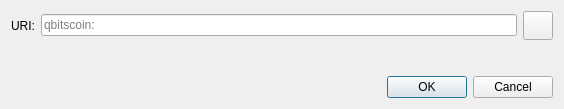
<?xml version="1.0" encoding="UTF-8"?>
<ui version="4.0">
 <class>OpenURIDialog</class>
 <widget class="QDialog" name="OpenURIDialog">
  <property name="geometry">
   <rect>
    <x>0</x>
    <y>0</y>
    <width>564</width>
    <height>109</height>
   </rect>
  </property>
  <property name="windowTitle">
   <string>Open qbitscoin URI</string>
  </property>
  <layout class="QVBoxLayout" name="verticalLayout">
   <item>
    <layout class="QHBoxLayout" name="horizontalLayout">
     <item>
      <widget class="QLabel" name="label">
       <property name="text">
        <string>URI:</string>
       </property>
      </widget>
     </item>
     <item>
      <widget class="QValidatedLineEdit" name="uriEdit">
       <property name="placeholderText">
        <string notr="true">qbitscoin:</string>
       </property>
      </widget>
     </item>
     <item>
      <widget class="QToolButton" name="pasteButton">
       <property name="toolTip">
        <string extracomment="Tooltip text for button that allows you to paste an address that is in your clipboard.">Paste address from clipboard</string>
       </property>
       <property name="text">
        <string/>
       </property>
       <property name="icon">
        <iconset resource="../qbitscoin.qrc">
         <normaloff>:/icons/editpaste</normaloff>:/icons/editpaste
        </iconset>
       </property>
       <property name="iconSize">
        <size>
         <width>22</width>
         <height>22</height>
        </size>
       </property>
      </widget>
     </item>
    </layout>
   </item>
   <item>
    <spacer name="verticalSpacer">
     <property name="orientation">
      <enum>Qt::Vertical</enum>
     </property>
     <property name="sizeHint" stdset="0">
      <size>
       <width>20</width>
       <height>40</height>
      </size>
     </property>
    </spacer>
   </item>
   <item>
    <widget class="QDialogButtonBox" name="buttonBox">
     <property name="orientation">
      <enum>Qt::Horizontal</enum>
     </property>
     <property name="standardButtons">
      <set>QDialogButtonBox::Cancel|QDialogButtonBox::Ok</set>
     </property>
    </widget>
   </item>
  </layout>
 </widget>
 <customwidgets>
  <customwidget>
   <class>QValidatedLineEdit</class>
   <extends>QLineEdit</extends>
   <header>qt/qvalidatedlineedit.h</header>
  </customwidget>
 </customwidgets>
 <resources/>
 <connections>
  <connection>
   <sender>buttonBox</sender>
   <signal>accepted()</signal>
   <receiver>OpenURIDialog</receiver>
   <slot>accept()</slot>
   <hints>
    <hint type="sourcelabel">
     <x>248</x>
     <y>254</y>
    </hint>
    <hint type="destinationlabel">
     <x>157</x>
     <y>274</y>
    </hint>
   </hints>
  </connection>
  <connection>
   <sender>buttonBox</sender>
   <signal>rejected()</signal>
   <receiver>OpenURIDialog</receiver>
   <slot>reject()</slot>
   <hints>
    <hint type="sourcelabel">
     <x>316</x>
     <y>260</y>
    </hint>
    <hint type="destinationlabel">
     <x>286</x>
     <y>274</y>
    </hint>
   </hints>
  </connection>
 </connections>
</ui>
